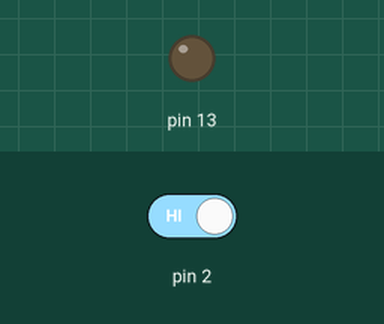
Bench run of a sketch on a simulated Arduino Uno, built with avr-gcc and run on an emulated ATmega328P. Parts: output pins drawn as LEDs (lit = HIGH). Inputs (shaded band) come from the test bench; at power-on: pin 2 HIGH.

Above: at 1.2 s.
1.3 s: pin 2 driven LOW
At 1.9 s:
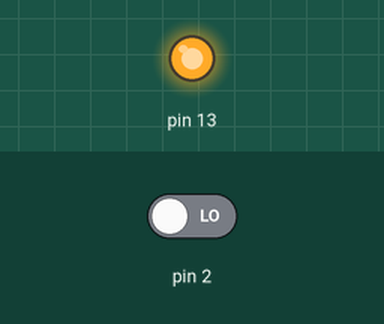
2.8 s: pin 2 driven HIGH
At 4.2 s:
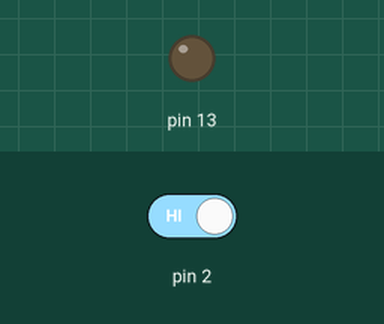
Timing chart, 0 to 5.8 s (numbered marks = the images above; inputs shaded):
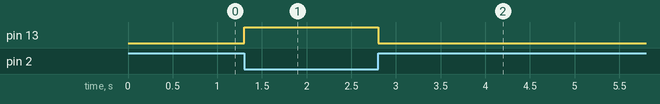

The sketch:

EX3.2.ino
```cpp
void setup() {
  // put your setup code here, to run once:
  pinMode(2,INPUT);
  pinMode(13,OUTPUT);
}

void loop() {
  // put your main code here, to run repeatedly:
  bool SW = digitalRead(2); //Boolean
  if(SW == 0)
  {
    digitalWrite(13,HIGH); //LED OFF
  }
  else
  {
    digitalWrite(13,LOW); //LED ON
  }
}
```

Measured:
- after the input at 1.3 s, pin 13: LOW → HIGH at once
- after the input at 2.8 s, pin 13: HIGH → LOW at once
